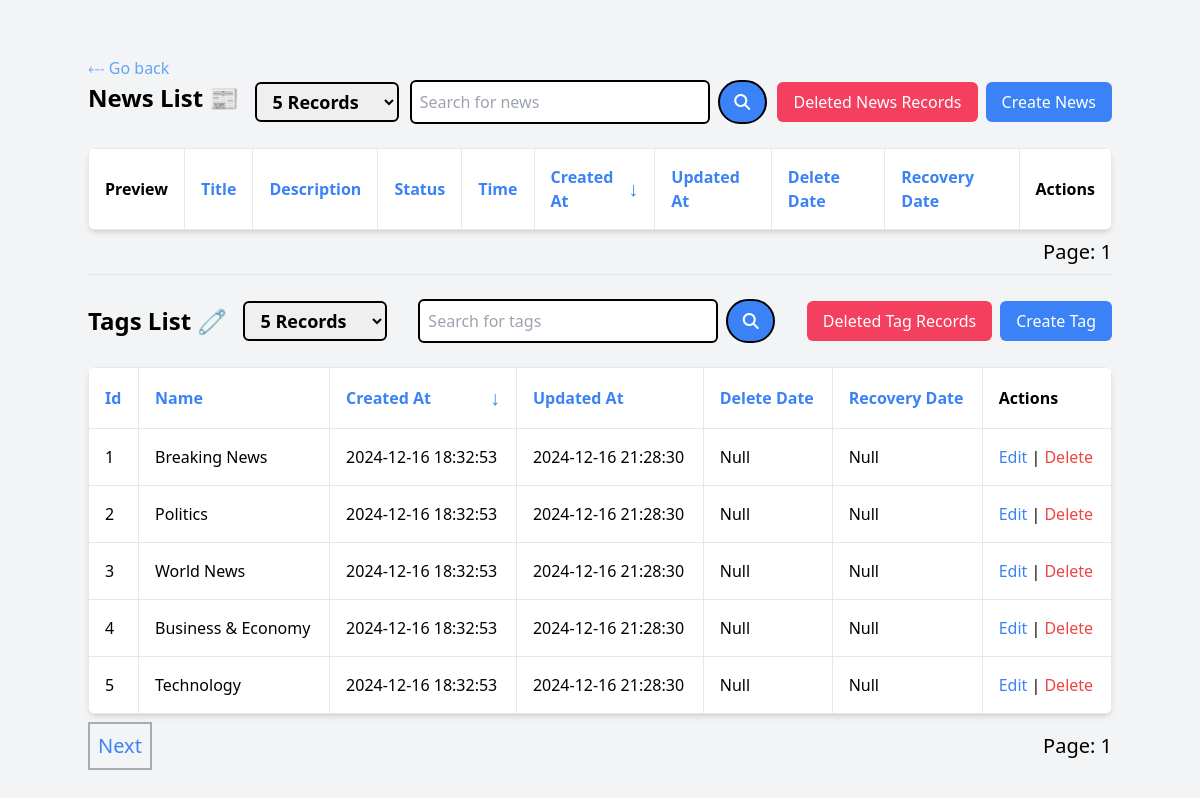
The app's page /portal/news/index.php (signed in) with its own data.
### tables this page shows
CREATE TABLE `tags` (
  `id` int(11) NOT NULL,
  `name` varchar(255) NOT NULL,
  `sts` tinyint(4) DEFAULT 1,
  `createdAt` timestamp(6) NOT NULL DEFAULT current_timestamp(6),
  `updatedAt` timestamp(6) NOT NULL DEFAULT current_timestamp(6) ON UPDATE current_timestamp(6),
  `delete_date` timestamp NULL DEFAULT NULL,
  `recovery_date` timestamp NULL DEFAULT NULL
);

### portal/news/index.php (the view, shortened to what the rows shown need)
<?php
include('../../db/db.php');
$limitTag = isset($_GET["pageSizeTags"]) ? (int) $_GET["pageSizeTags"] : 5;
$pageTag = isset($_GET['pageTag']) ? (int) $_GET['pageTag'] : 1;
$offsetTag = ($pageTag - 1) * $limitTag;
$searchTags = isset($_GET["searchTags"]) ? $_GET["searchTags"] : "";
$sort_column = isset($_GET['sort']) ? $_GET['sort'] : 'createdAt';
$sort_order = isset($_GET['order']) ? $_GET['order'] === 'desc' ? 'DESC' : 'ASC' : "DESC";
$sortTag_column = isset($_GET['sortTag']) ? $_GET['sortTag'] : 'createdAt';
$sortTag_order = isset($_GET['orderTag']) ? $_GET['orderTag'] === 'desc' ? 'DESC' : 'ASC' : "DESC";
$resultTags = $conn->query(" SELECT * FROM tags WHERE sts <> '3' AND (
    name LIKE '%$searchTags%'
OR createdAt LIKE '%$searchTags%'
OR updatedAt LIKE '%$searchTags%'
OR delete_date LIKE '%$searchTags%'
OR recovery_date LIKE '%$searchTags%'
)  ORDER BY $sortTag_column $sortTag_order LIMIT $limitTag OFFSET $offsetTag");
?>
<!DOCTYPE html>
<html lang="en">
<head>
    <link rel="stylesheet" href="https://cdnjs.cloudflare.com/ajax/libs/font-awesome/6.7.1/css/all.min.css"
 />
    <script src="https://cdn.tailwindcss.com"></script>
</head>
<body class="bg-gray-100 p-4">
    <div class="container mx-auto mt-10">
        <div>
            <div class="flex justify-between items-center mb-6">
                <div class="flex gap-4 items-centers flex-col sm:flex-row">
                    <h2 class="text-2xl font-bold">News List 📰</h2>
                </div>
            </div>
            <div class="bg-white shadow-md rounded-lg overflow-x-scroll">
                <table class="min-w-full border-collapse">
                    <thead>
                        <tr class="w-full">
                            <th class="border p-4 text-left">
                                <div class="flex justify-between items-center">
                                    Preview
                                </div>
                            </th>
                            <th class="border p-4 text-left">
                                <div class="flex justify-between items-center">
                                    <a href="javascript:void(0)"
                                        onClick="sortTable('title', '<?php echo $sort_order === 'ASC' ? 'desc' : 'asc'; ?>')"
                                        class="text-blue-500 w-full">
                                        Title
                                    </a>
                                </div>
                            </th>
                            <th class="border p-4 text-left">
                                <div class="flex justify-between items-center">
                                    <a href="javascript:void(0)"
                                        onClick="sortTable('description', '<?php echo $sort_order === 'ASC' ? 'desc' : 'asc'; ?>')"
                                        class="text-blue-500 w-full">
                                        Description
                                    </a>
                                </div>
                            </th>
                            <th class="border p-4 text-left">
                                <div class="flex justify-between items-center">
                                    <a href="javascript:void(0)"
                                        onClick="sortTable('sts', '<?php echo $sort_order === 'ASC' ? 'desc' : 'asc'; ?>')"
                                        class="text-blue-500 w-full">
                                        Status
                                    </a>
                                </div>
                            </th>
                            <th class="border p-4 text-left">
                                <div class="flex justify-between items-center">
                                    <a href="javascript:void(0)"
                                        onClick="sortTable('time', '<?php echo $sort_order === 'ASC' ? 'desc' : 'asc'; ?>')"
                                        class="text-blue-500 w-full">
                                        Time
                                    </a>
                                </div>
                            </th>
                            <th class="border p-4 text-left">
                                <div class="flex justify-between items-center">
                                    <a href="javascript:void(0)"
                                        onClick="sortTable('createdAt', '<?php echo $sort_order === 'ASC' ? 'desc' : 'asc'; ?>')"
                                        class="text-blue-500 w-full">
                                        Created At
                                    </a>
                                    <?php if ($sort_column == "createdAt") {
                                        echo $sort_order === "ASC"
                                            ? "<span class='text-xl font-bold text-blue-500'>&uarr;</span>"
                                            : "<span class='text-xl font-bold text-blue-500'>&darr;</span>";
                                    } ?>
                                </div>
                            </th>
                            <th class="border p-4 text-left">
                                <div class="flex justify-between items-center">
                                    <a href="javascript:void(0)"
                                        onClick="sortTable('updatedAt', '<?php echo $sort_order === 'ASC' ? 'desc' : 'asc'; ?>')"
                                        class="text-blue-500 w-full">
                                        Updated At
                                    </a>
                                </div>
                            </th>
                            <th class="border p-4 text-left">
                                <div class="flex justify-between items-center">
                                    <a href="javascript:void(0)"
                                        onClick="sortTable('delete_date', '<?php echo $sort_order === 'ASC' ? 'desc' : 'asc'; ?>')"
                                        class="text-blue-500 w-full">
                                        Delete Date
                                    </a>
                                </div>
                            </th>
                            <th class="border p-4 text-left">
                                <div class="flex justify-between items-center">
                                    <a href="javascript:void(0)"
                                        onClick="sortTable('recovery_date', '<?php echo $sort_order === 'ASC' ? 'desc' : 'asc'; ?>')"
                                        class="text-blue-500 w-full">
                                        Recovery Date
                                    </a>
                                </div>
                            </th>
                            <th class="border p-4 text-left">Actions</th>
                        </tr>
                    </thead>
                </table>
            </div>
        </div>
        <div class="mt-6">
            <div class="flex justify-between items-center mb-6">
                <div class="flex gap-4 items-center flex-col sm:flex-row">
                    <h2 class="text-2xl font-bold">Tags List 🧷</h2>
                </div>
            </div>
            <div class="bg-white shadow-md rounded-lg overflow-x-scroll">
                <table class="min-w-full border-collapse">
                    <thead>
                        <tr class="w-full">
                            <th class="border p-4 text-left">
                                <div class="flex justify-between items-center">
                                    <a href="javascript:void(0)"
                                        onClick="sortTable('id', '<?php echo $sortTag_order === 'ASC' ? 'desc' : 'asc'; ?>', 1)"
                                        class="text-blue-500 w-full">
                                        Id
                                    </a>
                                </div>
                            </th>
                            <th class="border p-4 text-left">
                                <div class="flex justify-between items-center">
                                    <a href="javascript:void(0)"
                                        onClick="sortTable('name', '<?php echo $sortTag_order === 'ASC' ? 'desc' : 'asc'; ?>', 1)"
                                        class="text-blue-500 w-full">
                                        Name
                                    </a>
                                </div>
                            </th>
                            <th class="border p-4 text-left">
                                <div class="flex justify-between items-center">
                                    <a href="javascript:void(0)"
                                        onClick="sortTable('createdAt', '<?php echo $sortTag_order === 'ASC' ? 'desc' : 'asc'; ?>', 1)"
                                        class="text-blue-500 w-full">
                                        Created At
                                    </a>
                                    <?php if ($sortTag_column == "createdAt") {
                                        echo $sortTag_order === "ASC"
                                            ? "<span class='text-xl font-bold text-blue-500'>&uarr;</span>"
                                            : "<span class='text-xl font-bold text-blue-500'>&darr;</span>";
                                    } ?>
                                </div>
                            </th>
                            <th class="border p-4 text-left">
                                <div class="flex justify-between items-center">
                                    <a href="javascript:void(0)"
                                        onClick="sortTable('updatedAt', '<?php echo $sortTag_order === 'ASC' ? 'desc' : 'asc'; ?>', 1)"
                                        class="text-blue-500 w-full">
                                        Updated At
                                    </a>
                                </div>
                            </th>
                            <th class="border p-4 text-left">
                                <div class="flex justify-between items-center">
                                    <a href="javascript:void(0)"
                                        onClick="sortTable('delete_date', '<?php echo $sortTag_order === 'ASC' ? 'desc' : 'asc'; ?>', 1)"
                                        class="text-blue-500 w-full">
                                        Delete Date
                                    </a>
                                </div>
                            </th>
                            <th class="border p-4 text-left">
                                <div class="flex justify-between items-center">
                                    <a href="javascript:void(0)"
                                        onClick="sortTable('recovery_date', '<?php echo $sortTag_order === 'ASC' ? 'desc' : 'asc'; ?>', 1)"
                                        class="text-blue-500 w-full">
                                        Recovery Date
                                    </a>
                                </div>
                            </th>
                            <th class="border p-4 text-left">Actions</th>
                        </tr>
                    </thead>
                    <tbody>
                        <?php while ($row = $resultTags->fetch_assoc()): ?>
                            <tr>
                                <td class=" border p-4"><?php echo $row['id']; ?></td>
                                <td class="border p-4"><?php echo $row['name']; ?></td>
                                <td class="border p-4"><?php echo explode(".", $row['createdAt'])[0]; ?></td>
                                <td class="border p-4"><?php echo explode(".", $row['updatedAt'])[0]; ?></td>
                                <td class="border p-4">
                                    <?php if ($row["delete_date"]) {
                                        echo explode(".", $row['delete_date'])[0];
                                    } else {
                                        echo "Null";
                                    } ?>
                                </td>
                                <td class="border p-4">
                                    <?php if ($row["recovery_date"]) {
                                        echo explode(".", $row['recovery_date'])[0];
                                    } else {
                                        echo "Null";
                                    } ?>
                                </td>
                                <td class="border p-4">
                                    <a href="tags-crud/edit_tag.php?id=<?php echo $row['id']; ?>"
                                        class="text-blue-500 hover:underline">Edit</a> |
                                    <a href="tags-crud/delete_tag.php?id=<?php echo $row['id']; ?>"
                                        class="text-red-500 hover:underline">Delete</a>
                                </td>
                            </tr>
                        <?php endwhile; ?>
                    </tbody>
                </table>
            </div>
        </div>
    </div>
</body>
</html>

### records on screen
tags: id "1", name "Breaking News", createdAt "2024-12-16 18:32:53", updatedAt "2024-12-16 21:28:30", shows "Null"
tags: id "2", name "Politics", createdAt "2024-12-16 18:32:53", updatedAt "2024-12-16 21:28:30", shows "Null"
tags: id "3", name "World News", createdAt "2024-12-16 18:32:53", updatedAt "2024-12-16 21:28:30", shows "Null"
tags: id "4", name "Business & Economy", createdAt "2024-12-16 18:32:53", updatedAt "2024-12-16 21:28:30", shows "Null"
tags: id "5", name "Technology", createdAt "2024-12-16 18:32:53", updatedAt "2024-12-16 21:28:30", shows "Null"

### other values on screen
$page "1"
$pageTag "1"
